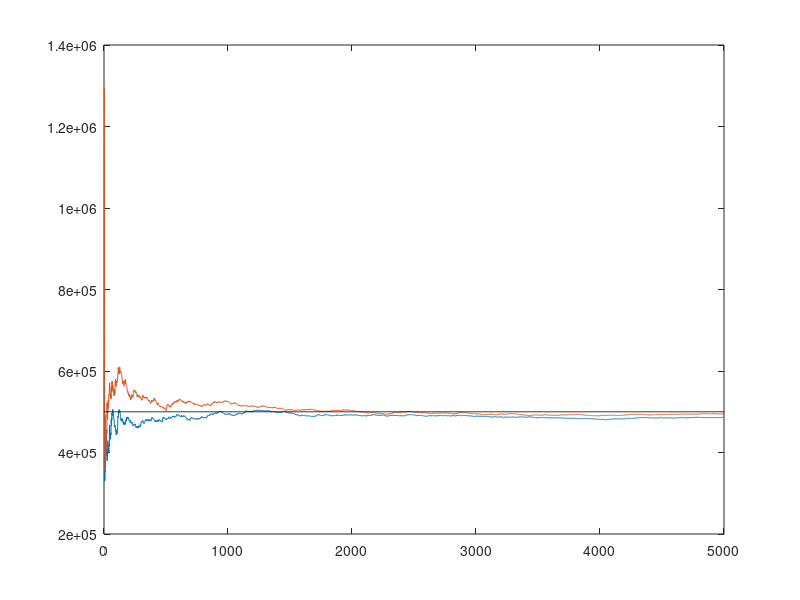

Here is the MATLAB script that generated this plot: (Note: this script raises an error after producing the figure.)
% Test code to determine MSE convergence of two types of estimators
clear all
clc
close all

% Note that n = k samples means coalescent times from k+1 to 2 lineages

% Set a number of samples
n = 3:5000;
lenn = length(n);

% Simulate the conditioning data for the maximum length and keep N >> nmax
nmax = n(end);
N = 100*nmax;
theta = 1/N;

% First data set is iid from first coalescent times
D1 = exprnd(1/theta, [1, nmax]);
% Second data set is from up to n coalescents
D2 = zeros(1, nmax);
fac = D2;
for i = 1:nmax
    fac(i) = nchoosek(i+1, 2);
    D2(i) = exprnd(1/(fac(i)*theta));
end

% Calculate the sufficient statistics
T1 = zeros(1, lenn);
T2 = T1;

% Obtain sufficient statistics for each sample length
for i = 1:lenn
    T1(i) = sum(D1(1:n(i)));
    T2(i) = sum(fac(1:n(i)).*D2(1:n(i)));
end

% Get the estimates with sample length <------------- put n-2 for MMSE
a = 2;
N1 = T1./(n-a);
N2 = T2./(n-a);

% Calculate abs percentage error and MSE
perc1 = 100*abs(N*ones(size(n)) - N1)/N;
perc2 = 100*abs(N*ones(size(n)) - N2)/N;
mse1 = (N*ones(size(n)) - N1).^2;
mse2 = (N*ones(size(n)) - N2).^2;

% Plot estimates
figure;
plot(n, N1, n, N2, n, N*ones(size(n)), 'k');
legend('location', 'best', 't_2 data', 't_n data', 'true value');
xlabel('no. samples');
ylabel('N and Nhat');

figure;
semilogy(n, mse1, n, mse2);
xlabel('no. samples');
ylabel('MSE');
legend('location', 'best', 't_2 data', 't_n data');

figure;
semilogy(n, perc1, n, perc2);
xlabel('no. samples');
ylabel('percentage error');
legend('location', 'best', 't_2 data', 't_n data');

%%%%%%%%%% Check %%%%%%%%%%
% Does the coalescent time data involve waiting times or sums of waiting
% times? Ans the times between else the likelihood analysis collapses as
% the independence criterion is lost - but Snyder will only see sum of
% times really - thought the estimator updates on events so maybe not